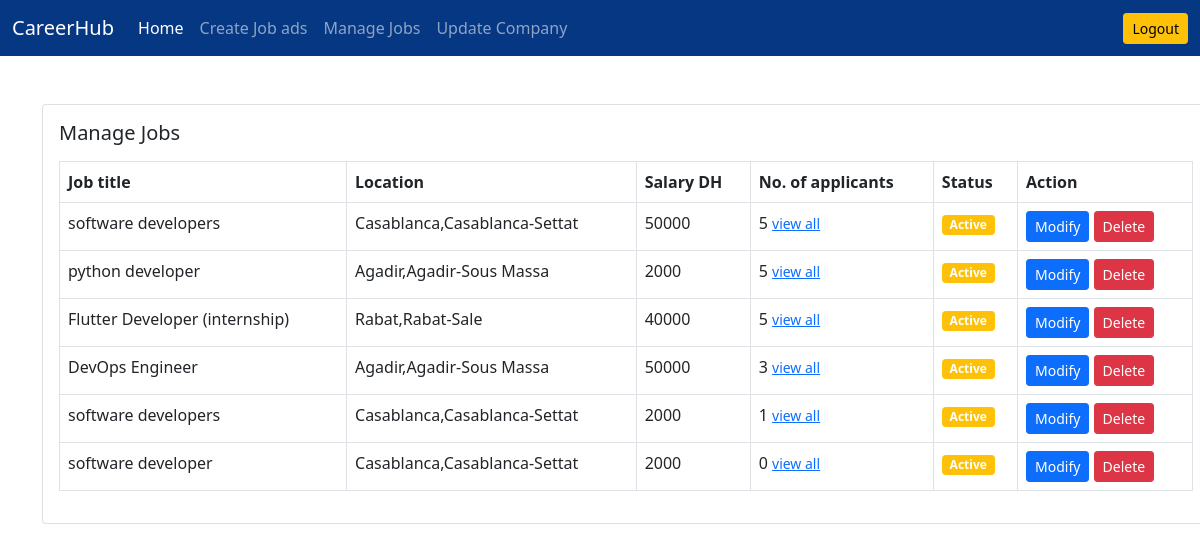
The page /job/manage-jobs/ (signed in) on the database its author committed.
### job/models.py (models this page shows, shortened)
class Job(models.Model):
    job_type_choices=(
        ('Remote','Remote'),
        ('Onsite','Onsite'),
        ('Hybride','Hybride')
    )
    user=models.ForeignKey(User,on_delete=models.CASCADE)
    company=models.ForeignKey(Company,on_delete=models.CASCADE)
    title= models.CharField(max_length=100)
    city=models.CharField(max_length=100)
    salary=models.PositiveBigIntegerField(default=2000)
    requirements=models.TextField()
    description=models.TextField(null=True)
    ideal_candidate=models.TextField()
    is_available=models.BooleanField(default=True)
    timestamp=models.DateTimeField(auto_now_add=True)
    industry=models.ForeignKey(Industry,on_delete=models.DO_NOTHING,null=True,blank=True)
    state=models.ForeignKey(State,on_delete=models.DO_NOTHING,null=True,blank=True)
    job_type=models.CharField(max_length=20, choices=job_type_choices,null=True,blank=True)

class State(models.Model):
    name = models.CharField(max_length=100)
    def __str__(self):
        return self.name

### job/views.py (the view)
# urls.py: path('manage-jobs/',views.manage_jobs,name='manage-jobs'),
def manage_jobs(request):
    jobs =Job.objects.filter(user=request.user,company=request.user.company)
    context={'jobs':jobs}
    return render(request,'job/manage_jobs.html',context)

### templates/job/manage_jobs.html (shortened to what this page needs)
{% extends 'base.html' %}
{% block content %}
<div class="card mx-auto" style="width: 73rem;">
    <div class="card-body">
        <h5 class="card-title mb-3">Manage Jobs</h5>
        <table class="table table-bordered">
            <thead>
                <tr>
                    <th scope="col">Job title</th>
                    <th scope="col">Location</th>
                    <th scope="col">Salary DH</th>
                    <th scope="col">No. of applicants</th>
                    <th scope="col">Status</th>
                    <th scope="col">Action</th>
                </tr>
            </thead>
            <tbody>
                {% for job in jobs %}
                <tr>
                    <td>{{ job.title }}</td>
                    <td>{{ job.city }},{{job.state}}</td>
                    <td>{{ job.salary }}</td>
                    <td>{{ job.applyjob_set.all.count }} <a href="{% url 'all-applicants' job.pk %}"><small>view all</small></a></td>
                    {% if job.is_available %}
                        <td><span class="badge bg-warning">Active</span></td>
                    {% else %}
                        <td><span class="badge bg-warning">Not Active</span></td>
                    {% endif %}
                    <td>
                        <a href="{% url 'update-job' job.pk %}" class="btn btn-primary btn-sm">Modify</a>
                        <form action="{% url 'delete-job' job.pk %}" method="post" class="d-inline">
                            <button type="submit" class="btn btn-danger btn-sm">Delete</button>
                        </form>
                    </td>
                </tr>
                {% endfor %}
            </tbody>
        </table>
    </div>
</div>
{% endblock content %}

### rows shown on the page
Job: title "software developers", city "Casablanca", state "Casablanca-Settat", salary "50000", applyjob_set.all.count "5", is_available "Active"
Job: title "python developer", city "Agadir", state "Agadir-Sous Massa", salary "2000", applyjob_set.all.count "5", is_available "Active"
Job: title "Flutter Developer (internship)", city "Rabat", state "Rabat-Sale", salary "40000", applyjob_set.all.count "5", is_available "Active"
Job: title "DevOps Engineer", city "Agadir", state "Agadir-Sous Massa", salary "50000", applyjob_set.all.count "3", is_available "Active"
Job: title "software developers", city "Casablanca", state "Casablanca-Settat", salary "2000", applyjob_set.all.count "1", is_available "Active"
Job: title "software developer", city "Casablanca", state "Casablanca-Settat", salary "2000", applyjob_set.all.count "0", is_available "Active"
